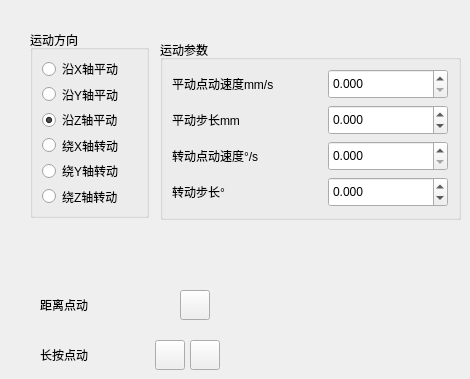
    <widget class="QWidget" name="tab_multiAxisJog">
     <attribute name="title">
      <string>多轴运动-点动</string>
     </attribute>
     <widget class="QGroupBox" name="groupBox">
      <property name="geometry">
       <rect>
        <x>30</x>
        <y>30</y>
        <width>119</width>
        <height>188</height>
       </rect>
      </property>
      <property name="title">
       <string>运动方向</string>
      </property>
      <layout class="QGridLayout" name="gridLayout_12">
       <item row="0" column="0">
        <widget class="QRadioButton" name="xRBtn">
         <property name="text">
          <string>沿X轴平动</string>
         </property>
         <property name="checked">
          <bool>false</bool>
         </property>
        </widget>
       </item>
       <item row="1" column="0">
        <widget class="QRadioButton" name="yRBtn">
         <property name="text">
          <string>沿Y轴平动</string>
         </property>
         <property name="checked">
          <bool>false</bool>
         </property>
        </widget>
       </item>
       <item row="2" column="0">
        <widget class="QRadioButton" name="zRBtn">
         <property name="text">
          <string>沿Z轴平动</string>
         </property>
         <property name="checked">
          <bool>true</bool>
         </property>
        </widget>
       </item>
       <item row="3" column="0">
        <widget class="QRadioButton" name="aRBtn">
         <property name="text">
          <string>绕X轴转动</string>
         </property>
        </widget>
       </item>
       <item row="4" column="0">
        <widget class="QRadioButton" name="bRBtn">
         <property name="text">
          <string>绕Y轴转动</string>
         </property>
        </widget>
       </item>
       <item row="5" column="0">
        <widget class="QRadioButton" name="cRBtn">
         <property name="text">
          <string>绕Z轴转动</string>
         </property>
        </widget>
       </item>
      </layout>
     </widget>
     <widget class="QToolButton" name="disMultiAxisJog">
      <property name="geometry">
       <rect>
        <x>180</x>
        <y>290</y>
        <width>30</width>
        <height>30</height>
       </rect>
      </property>
      <property name="minimumSize">
       <size>
        <width>30</width>
        <height>30</height>
       </size>
      </property>
      <property name="maximumSize">
       <size>
        <width>30</width>
        <height>30</height>
       </size>
      </property>
      <property name="text">
       <string/>
      </property>
      <property name="icon">
       <iconset resource="SixUpsUiAo.qrc">
        <normaloff>:/SixUpsUiAo/icon/move.png</normaloff>:/SixUpsUiAo/icon/move.png</iconset>
      </property>
      <property name="iconSize">
       <size>
        <width>24</width>
        <height>24</height>
       </size>
      </property>
     </widget>
     <widget class="QToolButton" name="prsMultiAxisJogNeg">
      <property name="geometry">
       <rect>
        <x>155</x>
        <y>340</y>
        <width>30</width>
        <height>30</height>
       </rect>
      </property>
      <property name="minimumSize">
       <size>
        <width>30</width>
        <height>30</height>
       </size>
      </property>
      <property name="maximumSize">
       <size>
        <width>30</width>
        <height>30</height>
       </size>
      </property>
      <property name="text">
       <string/>
      </property>
      <property name="icon">
       <iconset resource="SixUpsUiAo.qrc">
        <normaloff>:/SixUpsUiAo/icon/minus.png</normaloff>:/SixUpsUiAo/icon/minus.png</iconset>
      </property>
      <property name="iconSize">
       <size>
        <width>24</width>
        <height>24</height>
       </size>
      </property>
     </widget>
     <widget class="QToolButton" name="prsmultiAxisJogPos">
      <property name="geometry">
       <rect>
        <x>190</x>
        <y>340</y>
        <width>30</width>
        <height>30</height>
       </rect>
      </property>
      <property name="sizePolicy">
       <sizepolicy hsizetype="Expanding" vsizetype="Expanding">
        <horstretch>0</horstretch>
        <verstretch>0</verstretch>
       </sizepolicy>
      </property>
      <property name="minimumSize">
       <size>
        <width>30</width>
        <height>30</height>
       </size>
      </property>
      <property name="maximumSize">
       <size>
        <width>30</width>
        <height>30</height>
       </size>
      </property>
      <property name="text">
       <string/>
      </property>
      <property name="icon">
       <iconset resource="SixUpsUiAo.qrc">
        <normaloff>:/SixUpsUiAo/icon/plus.png</normaloff>:/SixUpsUiAo/icon/plus.png</iconset>
      </property>
      <property name="iconSize">
       <size>
        <width>24</width>
        <height>24</height>
       </size>
      </property>
     </widget>
     <widget class="QLabel" name="label_78">
      <property name="geometry">
       <rect>
        <x>40</x>
        <y>290</y>
        <width>100</width>
        <height>30</height>
       </rect>
      </property>
      <property name="minimumSize">
       <size>
        <width>100</width>
        <height>30</height>
       </size>
      </property>
      <property name="maximumSize">
       <size>
        <width>100</width>
        <height>30</height>
       </size>
      </property>
      <property name="text">
       <string>距离点动</string>
      </property>
     </widget>
     <widget class="QLabel" name="label_79">
      <property name="geometry">
       <rect>
        <x>40</x>
        <y>340</y>
        <width>100</width>
        <height>30</height>
       </rect>
      </property>
      <property name="minimumSize">
       <size>
        <width>100</width>
        <height>30</height>
       </size>
      </property>
      <property name="maximumSize">
       <size>
        <width>100</width>
        <height>30</height>
       </size>
      </property>
      <property name="text">
       <string>长按点动</string>
      </property>
     </widget>
     <widget class="QGroupBox" name="groupBox_2">
      <property name="geometry">
       <rect>
        <x>160</x>
        <y>40</y>
        <width>301</width>
        <height>180</height>
       </rect>
      </property>
      <property name="title">
       <string>运动参数</string>
      </property>
      <layout class="QGridLayout" name="gridLayout_13">
       <item row="4" column="0">
        <widget class="QLabel" name="label_57">
         <property name="minimumSize">
          <size>
           <width>150</width>
           <height>30</height>
          </size>
         </property>
         <property name="maximumSize">
          <size>
           <width>150</width>
           <height>30</height>
          </size>
         </property>
         <property name="text">
          <string>转动步长°</string>
         </property>
        </widget>
       </item>
       <item row="0" column="0">
        <widget class="QLabel" name="label_35">
         <property name="minimumSize">
          <size>
           <width>150</width>
           <height>30</height>
          </size>
         </property>
         <property name="maximumSize">
          <size>
           <width>150</width>
           <height>30</height>
          </size>
         </property>
         <property name="text">
          <string>平动点动速度mm/s</string>
         </property>
        </widget>
       </item>
       <item row="0" column="1">
        <widget class="QDoubleSpinBox" name="led_multiAxisJogTranslationSpeed">
         <property name="minimumSize">
          <size>
           <width>120</width>
           <height>30</height>
          </size>
         </property>
         <property name="maximumSize">
          <size>
           <width>120</width>
           <height>30</height>
          </size>
         </property>
         <property name="decimals">
          <number>3</number>
         </property>
         <property name="minimum">
          <double>0.000000000000000</double>
         </property>
         <property name="maximum">
          <double>3.300000000000000</double>
         </property>
         <property name="singleStep">
          <double>0.100000000000000</double>
         </property>
         <property name="value">
          <double>0.000000000000000</double>
         </property>
        </widget>
       </item>
       <item row="2" column="0">
        <widget class="QLabel" name="label_36">
         <property name="minimumSize">
          <size>
           <width>150</width>
           <height>30</height>
          </size>
         </property>
         <property name="maximumSize">
          <size>
           <width>150</width>
           <height>30</height>
          </size>
         </property>
         <property name="text">
          <string>转动点动速度°/s</string>
         </property>
        </widget>
       </item>
       <item row="2" column="1">
        <widget class="QDoubleSpinBox" name="led_multiAxisJogRotateSpeed">
         <property name="minimumSize">
          <size>
           <width>120</width>
           <height>30</height>
          </size>
         </property>
         <property name="maximumSize">
          <size>
           <width>120</width>
           <height>30</height>
          </size>
         </property>
         <property name="decimals">
          <number>3</number>
         </property>
         <property name="minimum">
          <double>0.000000000000000</double>
         </property>
         <property name="maximum">
          <double>0.247000000000000</double>
         </property>
         <property name="singleStep">
          <double>0.010000000000000</double>
         </property>
         <property name="value">
          <double>0.000000000000000</double>
         </property>
        </widget>
       </item>
       <item row="4" column="1">
        <widget class="QDoubleSpinBox" name="led_multiAxisJogRotateStep">
         <property name="minimumSize">
          <size>
           <width>120</width>
           <height>30</height>
          </size>
         </property>
         <property name="maximumSize">
          <size>
           <width>120</width>
           <height>30</height>
          </size>
         </property>
         <property name="decimals">
          <number>3</number>
         </property>
         <property name="minimum">
          <double>-10.000000000000000</double>
         </property>
         <property name="maximum">
          <double>10.000000000000000</double>
         </property>
         <property name="singleStep">
          <double>0.010000000000000</double>
         </property>
         <property name="value">
          <double>0.000000000000000</double>
         </property>
        </widget>
       </item>
       <item row="1" column="0">
        <widget class="QLabel" name="label_56">
         <property name="minimumSize">
          <size>
           <width>150</width>
           <height>30</height>
          </size>
         </property>
         <property name="maximumSize">
          <size>
           <width>150</width>
           <height>30</height>
          </size>
         </property>
         <property name="text">
          <string>平动步长mm </string>
         </property>
        </widget>
       </item>
       <item row="1" column="1">
        <widget class="QDoubleSpinBox" name="led_multiAxisJogTranslationStep">
         <property name="minimumSize">
          <size>
           <width>120</width>
           <height>30</height>
          </size>
         </property>
         <property name="maximumSize">
          <size>
           <width>120</width>
           <height>30</height>
          </size>
         </property>
         <property name="decimals">
          <number>3</number>
         </property>
         <property name="minimum">
          <double>-100.000000000000000</double>
         </property>
         <property name="maximum">
          <double>100.000000000000000</double>
         </property>
         <property name="singleStep">
          <double>0.100000000000000</double>
         </property>
         <property name="value">
          <double>0.000000000000000</double>
         </property>
        </widget>
       </item>
      </layout>
     </widget>
    </widget>
